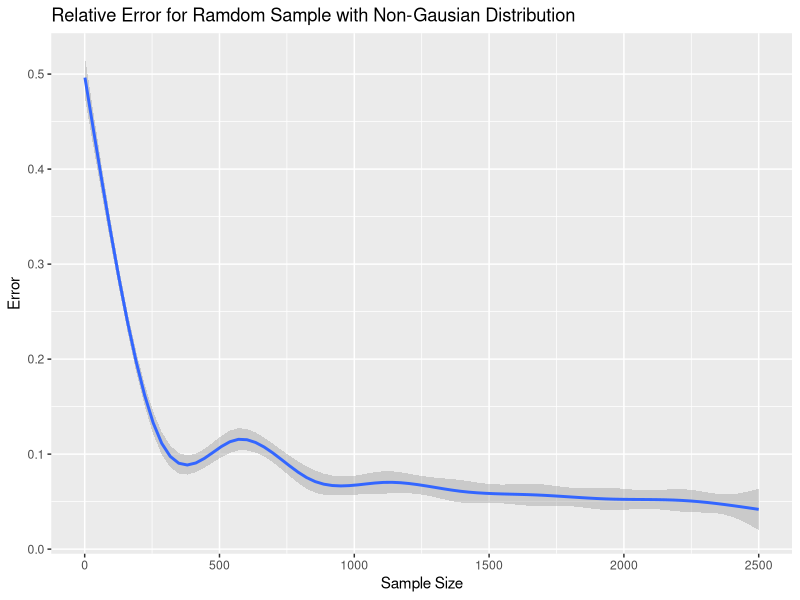

The R script that drew this image:

group_1 <- rbinom(500000, 1, 0.0001)
group_2 <- rbinom(100000, 1, 0.66)
group_3 <- rep(0, 400000)
group_4 <- rbinom(100000, 1, 0.85)
group_5 <- rbinom(400000, 1, 0.001)

y <- c(group_1, group_2, group_3, group_4, group_5)
actual_percent = sum(y)/length(y)

result <- data.frame(iteration= numeric(), 
                     err=numeric(),
                     group=character())
for (i in 1:2500) {
  sample_1 <- sample(y, i)
  sample_percent <- sum(sample_1)/i
  err <- abs(actual_percent - sample_percent)/actual_percent
  gp=1
  result <- rbind(result, c(i, err, gp))  
}
colnames(result) <- c("n", "err", "group")


library(ggplot2)
p <- qplot(n,err, data=result, geom="smooth", 
           main="Relative Error for Ramdom Sample with Non-Gausian Distribution", 
           ylab="Error", xlab="Sample Size")  

p